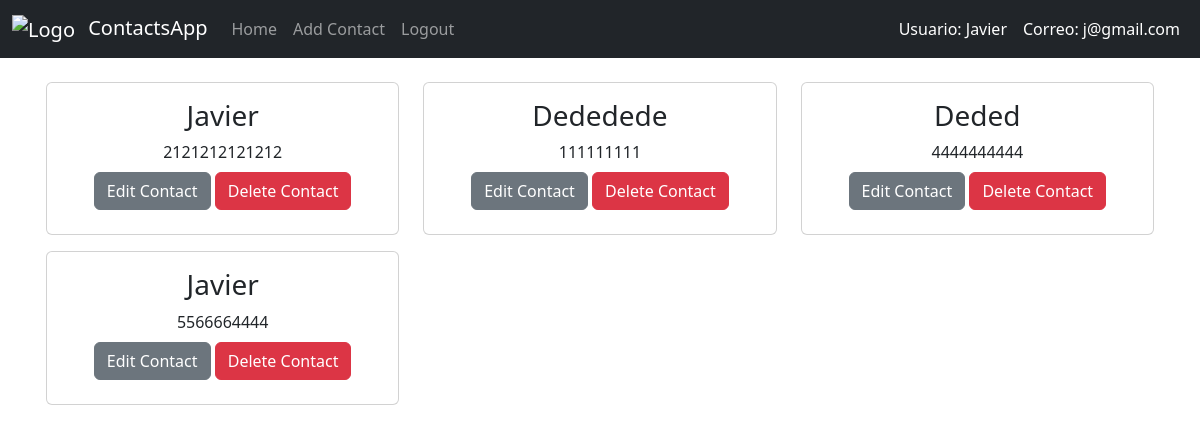
The page /home.php (signed in) on the database its author committed.
### tables this page shows
CREATE TABLE `contacts` (
  `id_contacts` int(11) NOT NULL,
  `name_contacts` varchar(255) DEFAULT NULL,
  `user_id` int(11) NOT NULL,
  `phone_contacts` varchar(255) DEFAULT NULL
);

### home.php (the view, shortened to what this page needs)
<?php
require "config/conexion.php";
$contacts = $conn->query("SELECT * FROM contacts WHERE user_id = {$_SESSION['user']['id_user']}");
?>
<?php require "partials/header.php" ?>
<div class="container pt-4 p-3">
    <div class="row">
        <?php foreach ($contacts as $elements) : ?>
            <div class="col-md-4 mb-3">
                <div class="card text-center">
                    <div class="card-body">
                        <h3 class="card-title text-capitalize"><?= $elements["name_contacts"] ?></h3>
                        <p class="m-2"><?= $elements["phone_contacts"] ?></p>
                        <a href="edit.php?id=<?= $elements["id_contacts"] ?>" class="btn btn-secondary mb-2">Edit
                            Contact</a>
                        <a href="delete.php?id=<?= $elements["id_contacts"] ?>" class="btn btn-danger mb-2">Delete
                            Contact</a>
                    </div>
                </div>
            </div>
        <?php endforeach ?>
    </div>
</div>
<?php require "partials/footer.php" ?>

### partials/header.php (shortened to what this page needs)
<!doctype html>
<html lang="es">
<head>
    <link href="https://cdn.jsdelivr.net/npm/bootstrap@5.2.3/dist/css/bootstrap.min.css" rel="stylesheet">
    <link rel="stylesheet" href="static/css/index.css">
</head>
<body>
    <?php require "navbar.php" ?>
    <main>

### partials/navbar.php (shortened to what this page needs)
<nav class="navbar navbar-expand-lg navbar-dark bg-dark">
    <div class="container-fluid">
        <a class="navbar-brand font-weight-bold" href="./index.php">
            <img class="me-2" src="./static/img/logo.png" alt="Logo" />
            ContactsApp
        </a>
        <div class="collapse navbar-collapse" id="navbarNav">
            <div class="d-flex justify-content-between w-100">
                <ul class="navbar-nav">
                    <?php if (isset($_SESSION["user"])) : ?>
                        <li class="nav-item">
                            <a class="nav-link" href="./home.php">Home</a>
                        </li>
                        <li class="nav-item">
                            <a class="nav-link" href="./add.php">Add
                                Contact</a>
                        </li>
                        <li class="nav-item">
                            <a class="nav-link" href="./logout.php">Logout</a>
                        </li>
                    <?php endif ?>
                </ul>
                <?php if (isset($_SESSION["user"])) : ?>
                    <div class="p-2 text-white d-flex gap-3">
                        <div>
                            <span>Usuario: <?= $_SESSION["user"]["name_user"] ?></span>
                        </div>
                        <div>
                            <span>Correo: <?= $_SESSION["user"]["email_user"] ?></span>
                        </div>
                    </div>
                <?php endif; ?>
            </div>
        </div>
    </div>
</nav>

### partials/footer.php (shortened to what this page needs)
</main>
</body>
</html>

### static/css/index.css (style rules this page uses)
.navbar img { width: 1.2rem; }

### rows shown on the page
contacts: name_contacts "Javier", phone_contacts "2121212121212"
contacts: name_contacts "Dededede", phone_contacts "111111111"
contacts: name_contacts "Deded", phone_contacts "4444444444"
contacts: name_contacts "Javier", phone_contacts "5566664444"

### other values the page prints
$_SESSION["user"]["name_user"] "Javier"
$_SESSION["user"]["email_user"] "j@gmail.com"
